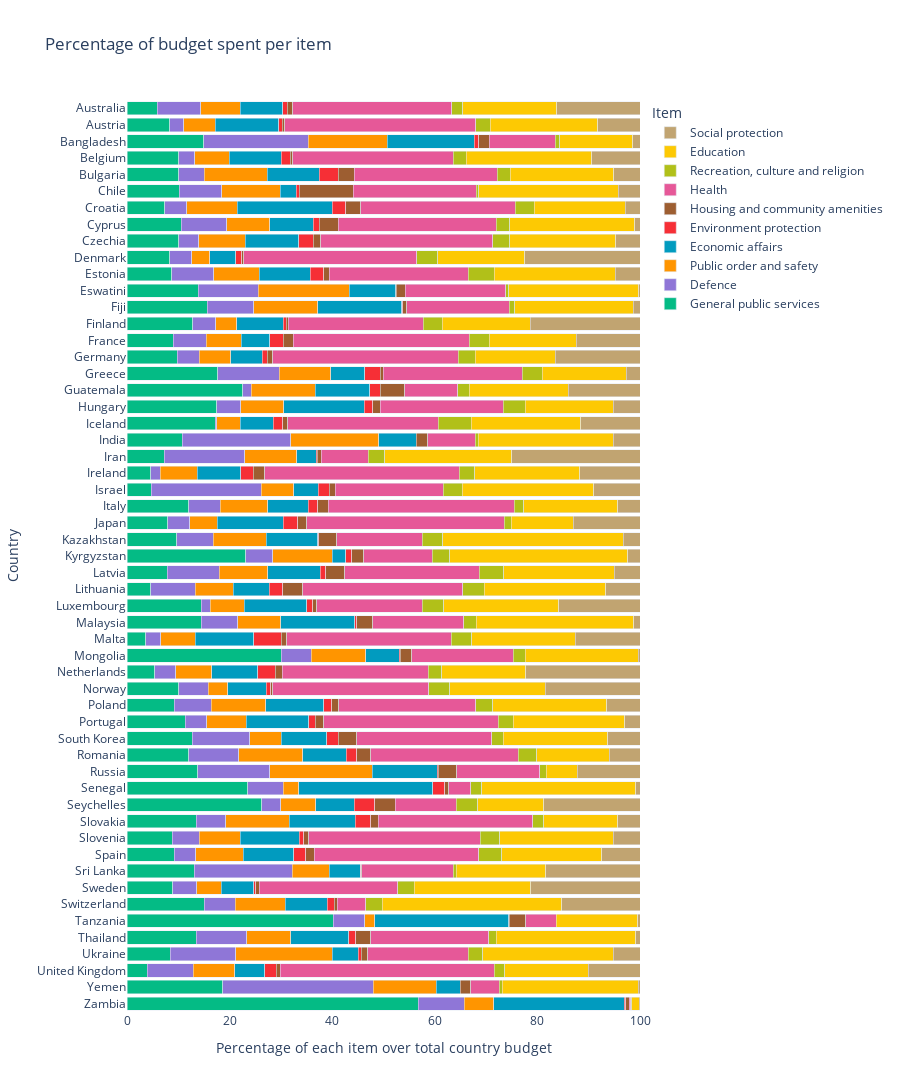

The cell this chart's notebook holds for it:
### Markdown cell above
And finally, before starting with the machine learning part, let's visualize how each country's budget is divided among items. We will do it by creating a bar plot, where each country will have 10 horizontally-stacked bars, one per item, each having a length corresponding to the percentage of budget spent that item.

### Code cell
#initialize the figure
fig = go.Figure()

#add bars for each item
for item, color in zip(unique_items, palette_qual):
    fig.add_trace(go.Bar(
        y=df_budget[df_budget['item'] == item]['country'],
        x=df_budget[df_budget['item'] == item]['perc_budget'],
        name=item,
        orientation='h',
        marker=dict(color=color),
        customdata=df_budget[df_budget['item'] == item]['item'],
        hovertemplate='<b>%{y}</b><br><b>%{customdata}</b>: %{x:.2f}<extra></extra>'
    ))

#customize layout
fig.update_layout(
    height=1200,
    barmode='stack',
    title='Percentage of budget spent per item',
    xaxis=dict(title='Percentage of each item over total country budget', range=[0, 100]),
    yaxis=dict(title='Country', autorange='reversed'),
    legend=dict(title='Item', traceorder='reversed'),
    plot_bgcolor='white'
)

#show the figure
fig.show()

### Figure 1 — Plotly figure (JSON) as saved in the notebook; plotly's stock layout.template omitted (floating-point values rounded to 4 significant figures)
{"data": [{"customdata": ["General public services", "General public services", "General public services", "General public services", "General public services", "General public services", "General public services", "General public services", "General public services", "General public services", "General public services", "General public services", "General public services", "General public services", "General public services", "General public services", "General public services", "General public services", "General public services", "General public services", "General public services", "General public services", "General public services", "General public services", "General public services", "General public services", "General public services", "General public services", "General public services", "General public services", "General public services", "General public services", "General public services", "General public services", "General public services", "General public services", "General public services", "General public services", "General public services", "General public services", "General public services", "General public services", "General public services", "General public services", "General public services", "General public services", "General public services", "General public services", "General public services", "General public services", "General public services", "General public services", "General public services", "General public services", "General public services"], "hovertemplate": "<b>%{y}</b><br><b>%{customdata}</b>: %{x:.2f}<extra></extra>", "marker": {"color": "#04BB85"}, "name": "General public services", "orientation": "h", "type": "bar", "x": [5.856, 8.351, 14.94, 10.05, 10.05, 10.19, 7.406, 10.55, 10.13, 8.323, 8.695, 13.93, 15.65, 12.78, 9.044, 9.779, 17.64, 22.55, 17.5, 17.19, 10.74, 7.217, 4.644, 4.751, 12.06, 7.922, 9.711, 23.18, 7.858, 4.654, 14.47, 14.42, 3.64, 30.1, 5.362, 10.1, 9.232, 11.31, 12.68, 12.05, 13.81, 23.54, 26.23, 13.49, 8.837, 9.255, 13.14, 8.893, 15.1, 40.19, 13.52, 8.414, 3.907, 18.64, 56.73], "y": ["Australia", "Austria", "Bangladesh", "Belgium", "Bulgaria", "Chile", "Croatia", "Cyprus", "Czechia", "Denmark", "Estonia", "Eswatini", "Fiji", "Finland", "France", "Germany", "Greece", "Guatemala", "Hungary", "Iceland", "India", "Iran", "Ireland", "Israel", "Italy", "Japan", "Kazakhstan", "Kyrgyzstan", "Latvia", "Lithuania", "Luxembourg", "Malaysia", "Malta", "Mongolia", "Netherlands", "Norway", "Poland", "Portugal", "South Korea", "Romania", "Russia", "Senegal", "Seychelles", "Slovakia", "Slovenia", "Spain", "Sri Lanka", "Sweden", "Switzerland", "Tanzania", "Thailand", "Ukraine", "United Kingdom", "Yemen", "Zambia"]}, {"customdata": ["Defence", "Defence", "Defence", "Defence", "Defence", "Defence", "Defence", "Defence", "Defence", "Defence", "Defence", "Defence", "Defence", "Defence", "Defence", "Defence", "Defence", "Defence", "Defence", "Defence", "Defence", "Defence", "Defence", "Defence", "Defence", "Defence", "Defence", "Defence", "Defence", "Defence", "Defence", "Defence", "Defence", "Defence", "Defence", "Defence", "Defence", "Defence", "Defence", "Defence", "Defence", "Defence", "Defence", "Defence", "Defence", "Defence", "Defence", "Defence", "Defence", "Defence", "Defence", "Defence", "Defence", "Defence", "Defence"], "hovertemplate": "<b>%{y}</b><br><b>%{customdata}</b>: %{x:.2f}<extra></extra>", "marker": {"color": "#8F76D7"}, "name": "Defence", "orientation": "h", "type": "bar", "x": [8.514, 2.69, 20.36, 3.199, 5.004, 8.306, 4.254, 8.886, 3.903, 4.303, 8.199, 11.68, 9.046, 4.504, 6.423, 4.302, 12.07, 1.65, 4.682, 0.2952, 21.16, 15.71, 1.801, 21.37, 6.145, 4.334, 7.092, 5.228, 10.07, 8.691, 1.709, 7.203, 2.935, 5.841, 4.137, 5.77, 7.187, 4.189, 11.21, 9.687, 14.0, 6.951, 3.755, 5.721, 5.215, 4.193, 19.08, 4.722, 6.05, 6.192, 9.823, 12.74, 9.015, 29.33, 8.966], "y": ["Australia", "Austria", "Bangladesh", "Belgium", "Bulgaria", "Chile", "Croatia", "Cyprus", "Czechia", "Denmark", "Estonia", "Eswatini", "Fiji", "Finland", "France", "Germany", "Greece", "Guatemala", "Hungary", "Iceland", "India", "Iran", "Ireland", "Israel", "Italy", "Japan", "Kazakhstan", "Kyrgyzstan", "Latvia", "Lithuania", "Luxembourg", "Malaysia", "Malta", "Mongolia", "Netherlands", "Norway", "Poland", "Portugal", "South Korea", "Romania", "Russia", "Senegal", "Seychelles", "Slovakia", "Slovenia", "Spain", "Sri Lanka", "Sweden", "Switzerland", "Tanzania", "Thailand", "Ukraine", "United Kingdom", "Yemen", "Zambia"]}, {"customdata": ["Public order and safety", "Public order and safety", "Public order and safety", "Public order and safety", "Public order and safety", "Public order and safety", "Public order and safety", "Public order and safety", "Public order and safety", "Public order and safety", "Public order and safety", "Public order and safety", "Public order and safety", "Public order and safety", "Public order and safety", "Public order and safety", "Public order and safety", "Public order and safety", "Public order and safety", "Public order and safety", "Public order and safety", "Public order and safety", "Public order and safety", "Public order and safety", "Public order and safety", "Public order and safety", "Public order and safety", "Public order and safety", "Public order and safety", "Public order and safety", "Public order and safety", "Public order and safety", "Public order and safety", "Public order and safety", "Public order and safety", "Public order and safety", "Public order and safety", "Public order and safety", "Public order and safety", "Public order and safety", "Public order and safety", "Public order and safety", "Public order and safety", "Public order and safety", "Public order and safety", "Public order and safety", "Public order and safety", "Public order and safety", "Public order and safety", "Public order and safety", "Public order and safety", "Public order and safety", "Public order and safety", "Public order and safety", "Public order and safety"], "hovertemplate": "<b>%{y}</b><br><b>%{customdata}</b>: %{x:.2f}<extra></extra>", "marker": {"color": "#FF9500"}, "name": "Public order and safety", "orientation": "h", "type": "bar", "x": [7.737, 6.119, 15.4, 6.67, 12.26, 11.37, 9.797, 8.436, 9.064, 3.548, 8.841, 17.71, 12.51, 4.132, 6.829, 6.11, 9.993, 12.5, 8.344, 4.583, 17.2, 10.19, 7.207, 6.388, 9.262, 5.317, 10.35, 11.63, 9.547, 7.365, 6.667, 8.339, 6.702, 10.63, 7.019, 3.813, 10.6, 7.701, 6.177, 12.55, 19.95, 2.966, 6.803, 12.42, 8.033, 9.178, 7.2, 4.741, 9.691, 1.947, 8.611, 18.88, 8.044, 12.31, 5.838], "y": ["Australia", "Austria", "Bangladesh", "Belgium", "Bulgaria", "Chile", "Croatia", "Cyprus", "Czechia", "Denmark", "Estonia", "Eswatini", "Fiji", "Finland", "France", "Germany", "Greece", "Guatemala", "Hungary", "Iceland", "India", "Iran", "Ireland", "Israel", "Italy", "Japan", "Kazakhstan", "Kyrgyzstan", "Latvia", "Lithuania", "Luxembourg", "Malaysia", "Malta", "Mongolia", "Netherlands", "Norway", "Poland", "Portugal", "South Korea", "Romania", "Russia", "Senegal", "Seychelles", "Slovakia", "Slovenia", "Spain", "Sri Lanka", "Sweden", "Switzerland", "Tanzania", "Thailand", "Ukraine", "United Kingdom", "Yemen", "Zambia"]}, {"customdata": ["Economic affairs", "Economic affairs", "Economic affairs", "Economic affairs", "Economic affairs", "Economic affairs", "Economic affairs", "Economic affairs", "Economic affairs", "Economic affairs", "Economic affairs", "Economic affairs", "Economic affairs", "Economic affairs", "Economic affairs", "Economic affairs", "Economic affairs", "Economic affairs", "Economic affairs", "Economic affairs", "Economic affairs", "Economic affairs", "Economic affairs", "Economic affairs", "Economic affairs", "Economic affairs", "Economic affairs", "Economic affairs", "Economic affairs", "Economic affairs", "Economic affairs", "Economic affairs", "Economic affairs", "Economic affairs", "Economic affairs", "Economic affairs", "Economic affairs", "Economic affairs", "Economic affairs", "Economic affairs", "Economic affairs", "Economic affairs", "Economic affairs", "Economic affairs", "Economic affairs", "Economic affairs", "Economic affairs", "Economic affairs", "Economic affairs", "Economic affairs", "Economic affairs", "Economic affairs", "Economic affairs", "Economic affairs", "Economic affairs"], "hovertemplate": "<b>%{y}</b><br><b>%{customdata}</b>: %{x:.2f}<extra></extra>", "marker": {"color": "#019BBF"}, "name": "Economic affairs", "orientation": "h", "type": "bar", "x": [8.208, 12.38, 17.02, 10.11, 10.13, 3.13, 18.55, 8.468, 10.4, 5.054, 9.943, 9.068, 16.32, 9.007, 5.571, 6.157, 6.675, 10.59, 15.71, 6.462, 7.268, 3.822, 8.525, 4.729, 7.892, 12.89, 10.03, 2.652, 10.23, 7.025, 12.23, 14.43, 11.42, 6.516, 8.962, 7.479, 11.36, 12.27, 8.863, 8.478, 12.72, 26.16, 7.55, 12.82, 11.45, 9.891, 6.065, 6.374, 8.166, 26.1, 11.23, 5.026, 5.84, 4.652, 25.41], "y": ["Australia", "Austria", "Bangladesh", "Belgium", "Bulgaria", "Chile", "Croatia", "Cyprus", "Czechia", "Denmark", "Estonia", "Eswatini", "Fiji", "Finland", "France", "Germany", "Greece", "Guatemala", "Hungary", "Iceland", "India", "Iran", "Ireland", "Israel", "Italy", "Japan", "Kazakhstan", "Kyrgyzstan", "Latvia", "Lithuania", "Luxembourg", "Malaysia", "Malta", "Mongolia", "Netherlands", "Norway", "Poland", "Portugal", "South Korea", "Romania", "Russia", "Senegal", "Seychelles", "Slovakia", "Slovenia", "Spain", "Sri Lanka", "Sweden", "Switzerland", "Tanzania", "Thailand", "Ukraine", "United Kingdom", "Yemen", "Zambia"]}, {"customdata": ["Environment protection", "Environment protection", "Environment protection", "Environment protection", "Environment protection", "Environment protection", "Environment protection", "Environment protection", "Environment protection", "Environment protection", "Environment protection", "Environment protection", "Environment protection", "Environment protection", "Environment protection", "Environment protection", "Environment protection", "Environment protection", "Environment protection", "Environment protection", "Environment protection", "Environment protection", "Environment protection", "Environment protection", "Environment protection", "Environment protection", "Environment protection", "Environment protection", "Environment protection", "Environment protection", "Environment protection", "Environment protection", "Environment protection", "Environment protection", "Environment protection", "Environment protection", "Environment protection", "Environment protection", "Environment protection", "Environment protection", "Environment protection", "Environment protection", "Environment protection", "Environment protection", "Environment protection", "Environment protection", "Environment protection", "Environment protection", "Environment protection", "Environment protection", "Environment protection", "Environment protection", "Environment protection", "Environment protection", "Environment protection"], "hovertemplate": "<b>%{y}</b><br><b>%{customdata}</b>: %{x:.2f}<extra></extra>", "marker": {"color": "#F62F36"}, "name": "Environment protection", "orientation": "h", "type": "bar", "x": [0.9551, 0.7535, 0.8332, 1.771, 3.698, 0.582, 2.626, 1.137, 2.836, 1.164, 2.665, 0.1202, 0.2644, 0.5749, 2.56, 1.037, 2.986, 2.088, 1.658, 1.817, 0.01863, 0.1524, 2.457, 2.142, 1.853, 2.851, 0.231, 1.166, 0.992, 2.599, 1.145, 0.3934, 5.335, 0.1931, 3.43, 0.8408, 1.56, 1.241, 2.261, 2.045, 0.2368, 2.303, 3.925, 3.079, 0.8766, 2.332, 0.09077, 0.3909, 1.369, 0.04399, 1.387, 0.552, 2.282, 0.01068, 0.3252], "y": ["Australia", "Austria", "Bangladesh", "Belgium", "Bulgaria", "Chile", "Croatia", "Cyprus", "Czechia", "Denmark", "Estonia", "Eswatini", "Fiji", "Finland", "France", "Germany", "Greece", "Guatemala", "Hungary", "Iceland", "India", "Iran", "Ireland", "Israel", "Italy", "Japan", "Kazakhstan", "Kyrgyzstan", "Latvia", "Lithuania", "Luxembourg", "Malaysia", "Malta", "Mongolia", "Netherlands", "Norway", "Poland", "Portugal", "South Korea", "Romania", "Russia", "Senegal", "Seychelles", "Slovakia", "Slovenia", "Spain", "Sri Lanka", "Sweden", "Switzerland", "Tanzania", "Thailand", "Ukraine", "United Kingdom", "Yemen", "Zambia"]}, {"customdata": ["Housing and community amenities", "Housing and community amenities", "Housing and community amenities", "Housing and community amenities", "Housing and community amenities", "Housing and community amenities", "Housing and community amenities", "Housing and community amenities", "Housing and community amenities", "Housing and community amenities", "Housing and community amenities", "Housing and community amenities", "Housing and community amenities", "Housing and community amenities", "Housing and community amenities", "Housing and community amenities", "Housing and community amenities", "Housing and community amenities", "Housing and community amenities", "Housing and community amenities", "Housing and community amenities", "Housing and community amenities", "Housing and community amenities", "Housing and community amenities", "Housing and community amenities", "Housing and community amenities", "Housing and community amenities", "Housing and community amenities", "Housing and community amenities", "Housing and community amenities", "Housing and community amenities", "Housing and community amenities", "Housing and community amenities", "Housing and community amenities", "Housing and community amenities", "Housing and community amenities", "Housing and community amenities", "Housing and community amenities", "Housing and community amenities", "Housing and community amenities", "Housing and community amenities", "Housing and community amenities", "Housing and community amenities", "Housing and community amenities", "Housing and community amenities", "Housing and community amenities", "Housing and community amenities", "Housing and community amenities", "Housing and community amenities", "Housing and community amenities", "Housing and community amenities", "Housing and community amenities", "Housing and community amenities", "Housing and community amenities", "Housing and community amenities"], "hovertemplate": "<b>%{y}</b><br><b>%{customdata}</b>: %{x:.2f}<extra></extra>", "marker": {"color": "#9D5E31"}, "name": "Housing and community amenities", "orientation": "h", "type": "bar", "x": [1.003, 0.4299, 2.088, 0.4631, 3.115, 10.56, 2.963, 3.685, 1.462, 0.3388, 1.079, 1.755, 0.7849, 0.4515, 2.002, 0.9917, 0.6139, 4.727, 1.514, 0.9792, 2.274, 0.746, 2.261, 1.24, 2.019, 1.689, 3.455, 2.337, 3.763, 3.95, 0.7821, 3.093, 1.094, 2.199, 1.385, 0.4154, 1.324, 1.599, 3.596, 2.698, 3.519, 0.7573, 4.077, 1.398, 1.016, 1.612, 0.1802, 0.6155, 0.633, 3.264, 2.901, 1.339, 0.7635, 2.03, 0.6219], "y": ["Australia", "Austria", "Bangladesh", "Belgium", "Bulgaria", "Chile", "Croatia", "Cyprus", "Czechia", "Denmark", "Estonia", "Eswatini", "Fiji", "Finland", "France", "Germany", "Greece", "Guatemala", "Hungary", "Iceland", "India", "Iran", "Ireland", "Israel", "Italy", "Japan", "Kazakhstan", "Kyrgyzstan", "Latvia", "Lithuania", "Luxembourg", "Malaysia", "Malta", "Mongolia", "Netherlands", "Norway", "Poland", "Portugal", "South Korea", "Romania", "Russia", "Senegal", "Seychelles", "Slovakia", "Slovenia", "Spain", "Sri Lanka", "Sweden", "Switzerland", "Tanzania", "Thailand", "Ukraine", "United Kingdom", "Yemen", "Zambia"]}, {"customdata": ["Health", "Health", "Health", "Health", "Health", "Health", "Health", "Health", "Health", "Health", "Health", "Health", "Health", "Health", "Health", "Health", "Health", "Health", "Health", "Health", "Health", "Health", "Health", "Health", "Health", "Health", "Health", "Health", "Health", "Health", "Health", "Health", "Health", "Health", "Health", "Health", "Health", "Health", "Health", "Health", "Health", "Health", "Health", "Health", "Health", "Health", "Health", "Health", "Health", "Health", "Health", "Health", "Health", "Health", "Health"], "hovertemplate": "<b>%{y}</b><br><b>%{customdata}</b>: %{x:.2f}<extra></extra>", "marker": {"color": "#E65898"}, "name": "Health", "orientation": "h", "type": "bar", "x": [31.07, 37.28, 12.84, 31.29, 27.96, 23.9, 30.03, 30.8, 33.48, 33.78, 27.09, 19.56, 19.96, 26.27, 34.3, 36.17, 27.11, 10.38, 23.94, 29.35, 9.234, 9.156, 37.83, 21.04, 36.26, 38.49, 16.68, 13.36, 26.21, 31.14, 20.52, 17.8, 32.1, 19.82, 28.46, 30.38, 26.7, 34.11, 26.28, 28.75, 16.2, 4.299, 11.85, 30.13, 33.46, 32.15, 17.83, 27.05, 5.535, 5.893, 23.06, 19.61, 41.77, 5.591, 0.2664], "y": ["Australia", "Austria", "Bangladesh", "Belgium", "Bulgaria", "Chile", "Croatia", "Cyprus", "Czechia", "Denmark", "Estonia", "Eswatini", "Fiji", "Finland", "France", "Germany", "Greece", "Guatemala", "Hungary", "Iceland", "India", "Iran", "Ireland", "Israel", "Italy", "Japan", "Kazakhstan", "Kyrgyzstan", "Latvia", "Lithuania", "Luxembourg", "Malaysia", "Malta", "Mongolia", "Netherlands", "Norway", "Poland", "Portugal", "South Korea", "Romania", "Russia", "Senegal", "Seychelles", "Slovakia", "Slovenia", "Spain", "Sri Lanka", "Sweden", "Switzerland", "Tanzania", "Thailand", "Ukraine", "United Kingdom", "Yemen", "Zambia"]}, {"customdata": ["Recreation, culture and religion", "Recreation, culture and religion", "Recreation, culture and religion", "Recreation, culture and religion", "Recreation, culture and religion", "Recreation, culture and religion", "Recreation, culture and religion", "Recreation, culture and religion", "Recreation, culture and religion", "Recreation, culture and religion", "Recreation, culture and religion", "Recreation, culture and religion", "Recreation, culture and religion", "Recreation, culture and religion", "Recreation, culture and religion", "Recreation, culture and religion", "Recreation, culture and religion", "Recreation, culture and religion", "Recreation, culture and religion", "Recreation, culture and religion", "Recreation, culture and religion", "Recreation, culture and religion", "Recreation, culture and religion", "Recreation, culture and religion", "Recreation, culture and religion", "Recreation, culture and religion", "Recreation, culture and religion", "Recreation, culture and religion", "Recreation, culture and religion", "Recreation, culture and religion", "Recreation, culture and religion", "Recreation, culture and religion", "Recreation, culture and religion", "Recreation, culture and religion", "Recreation, culture and religion", "Recreation, culture and religion", "Recreation, culture and religion", "Recreation, culture and religion", "Recreation, culture and religion", "Recreation, culture and religion", "Recreation, culture and religion", "Recreation, culture and religion", "Recreation, culture and religion", "Recreation, culture and religion", "Recreation, culture and religion", "Recreation, culture and religion", "Recreation, culture and religion", "Recreation, culture and religion", "Recreation, culture and religion", "Recreation, culture and religion", "Recreation, culture and religion", "Recreation, culture and religion", "Recreation, culture and religion", "Recreation, culture and religion", "Recreation, culture and religion"], "hovertemplate": "<b>%{y}</b><br><b>%{customdata}</b>: %{x:.2f}<extra></extra>", "marker": {"color": "#B1C019"}, "name": "Recreation, culture and religion", "orientation": "h", "type": "bar", "x": [2.141, 2.823, 0.8994, 2.546, 2.485, 0.5331, 3.744, 2.612, 3.324, 4.064, 5.111, 0.5953, 1.065, 3.771, 3.838, 3.367, 3.869, 2.197, 4.264, 6.436, 0.5931, 3.275, 3.048, 3.716, 1.888, 1.429, 3.953, 3.402, 4.774, 4.233, 4.211, 2.399, 3.989, 2.323, 2.593, 4.08, 3.353, 2.87, 2.327, 3.557, 1.27, 2.137, 4.159, 2.185, 3.79, 4.391, 0.5965, 3.247, 3.236, 0.0644, 1.417, 2.805, 2.053, 0.6299, 0.2717], "y": ["Australia", "Austria", "Bangladesh", "Belgium", "Bulgaria", "Chile", "Croatia", "Cyprus", "Czechia", "Denmark", "Estonia", "Eswatini", "Fiji", "Finland", "France", "Germany", "Greece", "Guatemala", "Hungary", "Iceland", "India", "Iran", "Ireland", "Israel", "Italy", "Japan", "Kazakhstan", "Kyrgyzstan", "Latvia", "Lithuania", "Luxembourg", "Malaysia", "Malta", "Mongolia", "Netherlands", "Norway", "Poland", "Portugal", "South Korea", "Romania", "Russia", "Senegal", "Seychelles", "Slovakia", "Slovenia", "Spain", "Sri Lanka", "Sweden", "Switzerland", "Tanzania", "Thailand", "Ukraine", "United Kingdom", "Yemen", "Zambia"]}, {"customdata": ["Education", "Education", "Education", "Education", "Education", "Education", "Education", "Education", "Education", "Education", "Education", "Education", "Education", "Education", "Education", "Education", "Education", "Education", "Education", "Education", "Education", "Education", "Education", "Education", "Education", "Education", "Education", "Education", "Education", "Education", "Education", "Education", "Education", "Education", "Education", "Education", "Education", "Education", "Education", "Education", "Education", "Education", "Education", "Education", "Education", "Education", "Education", "Education", "Education", "Education", "Education", "Education", "Education", "Education", "Education"], "hovertemplate": "<b>%{y}</b><br><b>%{customdata}</b>: %{x:.2f}<extra></extra>", "marker": {"color": "#FDC903"}, "name": "Education", "orientation": "h", "type": "bar", "x": [18.3, 20.91, 14.22, 24.48, 20.17, 27.2, 17.73, 24.4, 20.64, 16.98, 23.58, 25.31, 23.08, 17.16, 16.98, 15.57, 16.39, 19.29, 17.23, 21.29, 26.34, 24.74, 20.5, 25.58, 18.24, 12.07, 35.24, 34.67, 21.52, 23.63, 22.41, 30.69, 20.14, 21.99, 16.37, 18.68, 22.16, 21.73, 20.33, 14.15, 6.093, 30.05, 12.94, 14.45, 22.08, 19.55, 17.46, 22.69, 35.0, 15.86, 27.2, 25.43, 16.19, 26.52, 1.38], "y": ["Australia", "Austria", "Bangladesh", "Belgium", "Bulgaria", "Chile", "Croatia", "Cyprus", "Czechia", "Denmark", "Estonia", "Eswatini", "Fiji", "Finland", "France", "Germany", "Greece", "Guatemala", "Hungary", "Iceland", "India", "Iran", "Ireland", "Israel", "Italy", "Japan", "Kazakhstan", "Kyrgyzstan", "Latvia", "Lithuania", "Luxembourg", "Malaysia", "Malta", "Mongolia", "Netherlands", "Norway", "Poland", "Portugal", "South Korea", "Romania", "Russia", "Senegal", "Seychelles", "Slovakia", "Slovenia", "Spain", "Sri Lanka", "Sweden", "Switzerland", "Tanzania", "Thailand", "Ukraine", "United Kingdom", "Yemen", "Zambia"]}, {"customdata": ["Social protection", "Social protection", "Social protection", "Social protection", "Social protection", "Social protection", "Social protection", "Social protection", "Social protection", "Social protection", "Social protection", "Social protection", "Social protection", "Social protection", "Social protection", "Social protection", "Social protection", "Social protection", "Social protection", "Social protection", "Social protection", "Social protection", "Social protection", "Social protection", "Social protection", "Social protection", "Social protection", "Social protection", "Social protection", "Social protection", "Social protection", "Social protection", "Social protection", "Social protection", "Social protection", "Social protection", "Social protection", "Social protection", "Social protection", "Social protection", "Social protection", "Social protection", "Social protection", "Social protection", "Social protection", "Social protection", "Social protection", "Social protection", "Social protection", "Social protection", "Social protection", "Social protection", "Social protection", "Social protection", "Social protection"], "hovertemplate": "<b>%{y}</b><br><b>%{customdata}</b>: %{x:.2f}<extra></extra>", "marker": {"color": "#C1A471"}, "name": "Social protection", "orientation": "h", "type": "bar", "x": [16.21, 8.26, 1.405, 9.426, 5.127, 4.229, 2.889, 1.028, 4.765, 22.44, 4.803, 0.2711, 1.327, 21.35, 12.45, 16.52, 2.651, 14.02, 5.171, 11.59, 5.173, 24.99, 11.73, 9.048, 4.385, 13.01, 3.255, 2.38, 5.037, 6.709, 15.85, 1.23, 12.64, 0.3875, 22.28, 18.45, 6.515, 2.986, 6.281, 6.023, 12.2, 0.8303, 18.72, 4.307, 5.234, 7.441, 18.36, 21.28, 15.22, 0.4439, 0.8504, 5.202, 10.13, 0.2963, 0.195], "y": ["Australia", "Austria", "Bangladesh", "Belgium", "Bulgaria", "Chile", "Croatia", "Cyprus", "Czechia", "Denmark", "Estonia", "Eswatini", "Fiji", "Finland", "France", "Germany", "Greece", "Guatemala", "Hungary", "Iceland", "India", "Iran", "Ireland", "Israel", "Italy", "Japan", "Kazakhstan", "Kyrgyzstan", "Latvia", "Lithuania", "Luxembourg", "Malaysia", "Malta", "Mongolia", "Netherlands", "Norway", "Poland", "Portugal", "South Korea", "Romania", "Russia", "Senegal", "Seychelles", "Slovakia", "Slovenia", "Spain", "Sri Lanka", "Sweden", "Switzerland", "Tanzania", "Thailand", "Ukraine", "United Kingdom", "Yemen", "Zambia"]}], "layout": {"barmode": "stack", "height": 1200, "legend": {"title": {"text": "Item"}, "traceorder": "reversed"}, "plot_bgcolor": "white", "title": {"text": "Percentage of budget spent per item"}, "xaxis": {"range": [0, 100], "title": {"text": "Percentage of each item over total country budget"}}, "yaxis": {"autorange": "reversed", "title": {"text": "Country"}}}}
